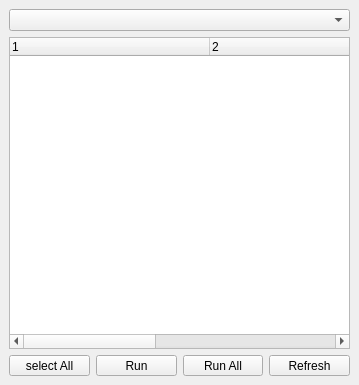
<?xml version="1.0" encoding="UTF-8"?>
<ui version="4.0">
 <class>MainWindow</class>
 <widget class="QMainWindow" name="MainWindow">
  <property name="geometry">
   <rect>
    <x>0</x>
    <y>0</y>
    <width>359</width>
    <height>385</height>
   </rect>
  </property>
  <property name="windowTitle">
   <string>MainWindow</string>
  </property>
  <widget class="QWidget" name="centralwidget">
   <layout class="QGridLayout" name="gridLayout">
    <item row="0" column="0">
     <widget class="QComboBox" name="proj_cb">
      <property name="sizePolicy">
       <sizepolicy hsizetype="MinimumExpanding" vsizetype="Fixed">
        <horstretch>0</horstretch>
        <verstretch>0</verstretch>
       </sizepolicy>
      </property>
     </widget>
    </item>
    <item row="1" column="0">
     <widget class="QTreeWidget" name="treeWidget">
      <property name="columnCount">
       <number>4</number>
      </property>
      <attribute name="headerDefaultSectionSize">
       <number>200</number>
      </attribute>
      <column>
       <property name="text">
        <string notr="true">1</string>
       </property>
      </column>
      <column>
       <property name="text">
        <string notr="true">2</string>
       </property>
      </column>
      <column>
       <property name="text">
        <string notr="true">3</string>
       </property>
      </column>
      <column>
       <property name="text">
        <string notr="true">4</string>
       </property>
      </column>
     </widget>
    </item>
    <item row="2" column="0">
     <layout class="QHBoxLayout" name="horizontalLayout">
      <item>
       <widget class="QToolButton" name="select_all_tb">
        <property name="sizePolicy">
         <sizepolicy hsizetype="MinimumExpanding" vsizetype="Fixed">
          <horstretch>0</horstretch>
          <verstretch>0</verstretch>
         </sizepolicy>
        </property>
        <property name="minimumSize">
         <size>
          <width>70</width>
          <height>20</height>
         </size>
        </property>
        <property name="text">
         <string>select All</string>
        </property>
       </widget>
      </item>
      <item>
       <widget class="QToolButton" name="run_tb">
        <property name="sizePolicy">
         <sizepolicy hsizetype="MinimumExpanding" vsizetype="Fixed">
          <horstretch>0</horstretch>
          <verstretch>0</verstretch>
         </sizepolicy>
        </property>
        <property name="minimumSize">
         <size>
          <width>70</width>
          <height>20</height>
         </size>
        </property>
        <property name="text">
         <string>Run</string>
        </property>
       </widget>
      </item>
      <item>
       <widget class="QToolButton" name="run_all_tb">
        <property name="sizePolicy">
         <sizepolicy hsizetype="MinimumExpanding" vsizetype="Fixed">
          <horstretch>0</horstretch>
          <verstretch>0</verstretch>
         </sizepolicy>
        </property>
        <property name="minimumSize">
         <size>
          <width>70</width>
          <height>20</height>
         </size>
        </property>
        <property name="text">
         <string>Run All</string>
        </property>
       </widget>
      </item>
      <item>
       <widget class="QToolButton" name="refresh_tb">
        <property name="sizePolicy">
         <sizepolicy hsizetype="MinimumExpanding" vsizetype="Fixed">
          <horstretch>0</horstretch>
          <verstretch>0</verstretch>
         </sizepolicy>
        </property>
        <property name="minimumSize">
         <size>
          <width>70</width>
          <height>20</height>
         </size>
        </property>
        <property name="text">
         <string>Refresh</string>
        </property>
       </widget>
      </item>
     </layout>
    </item>
   </layout>
  </widget>
 </widget>
 <resources/>
 <connections/>
</ui>
